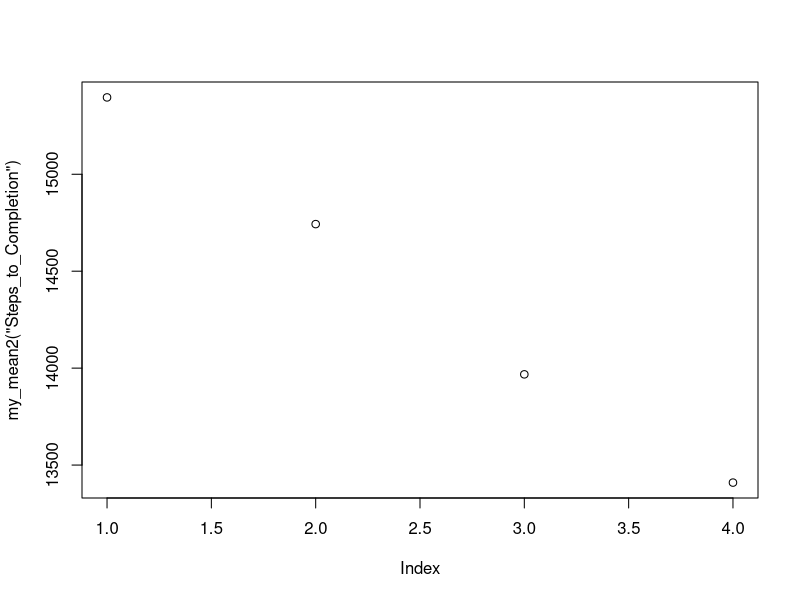
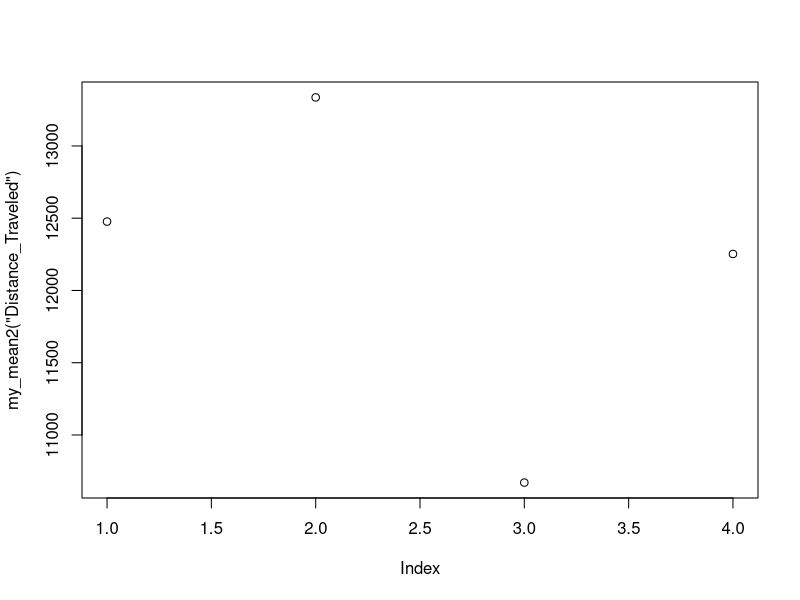
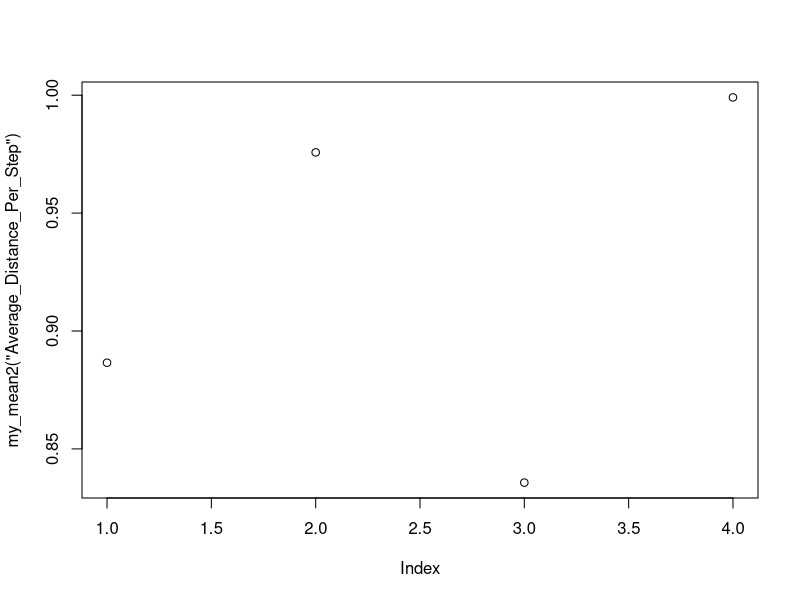
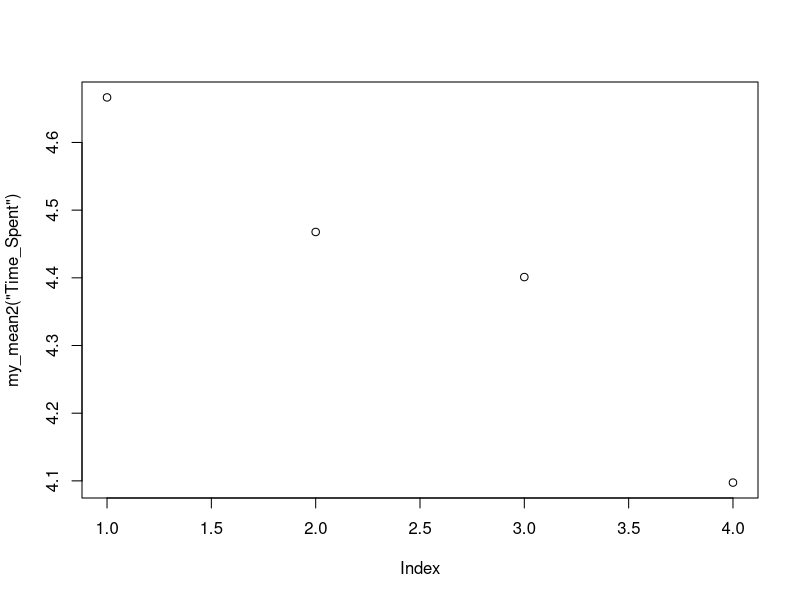
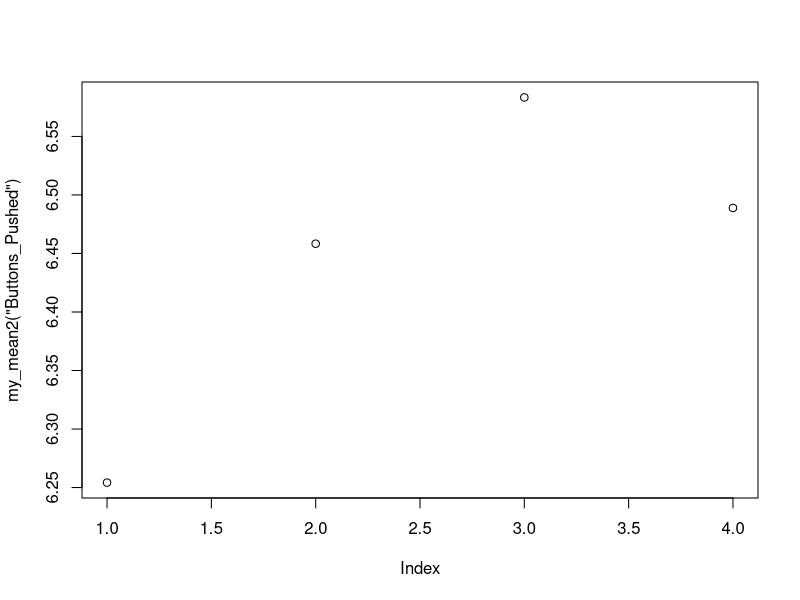
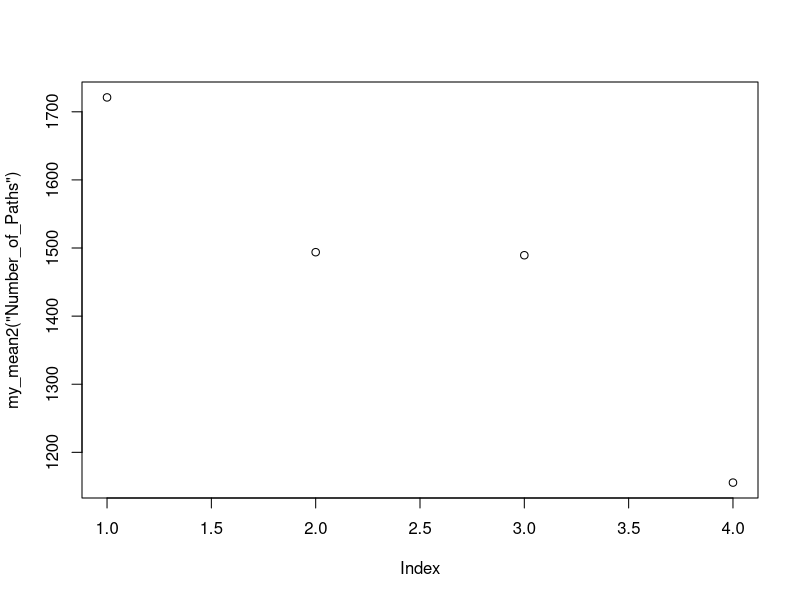
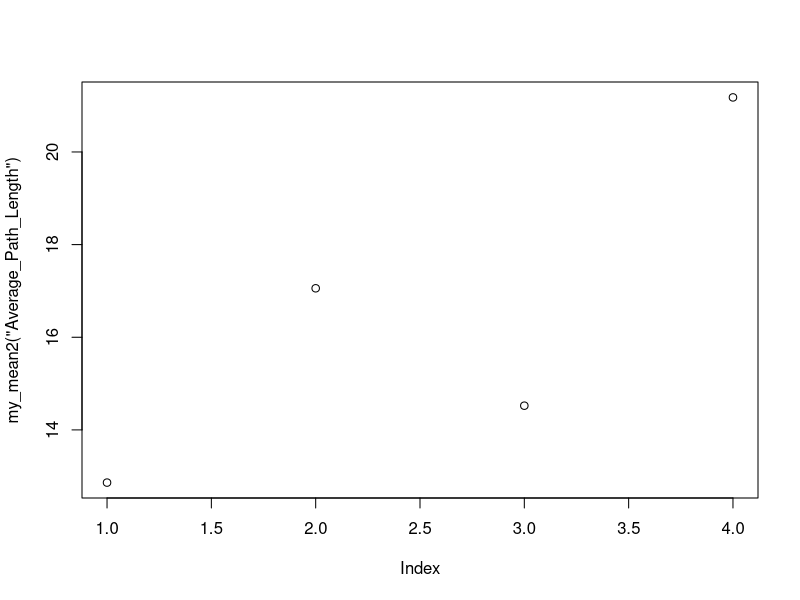
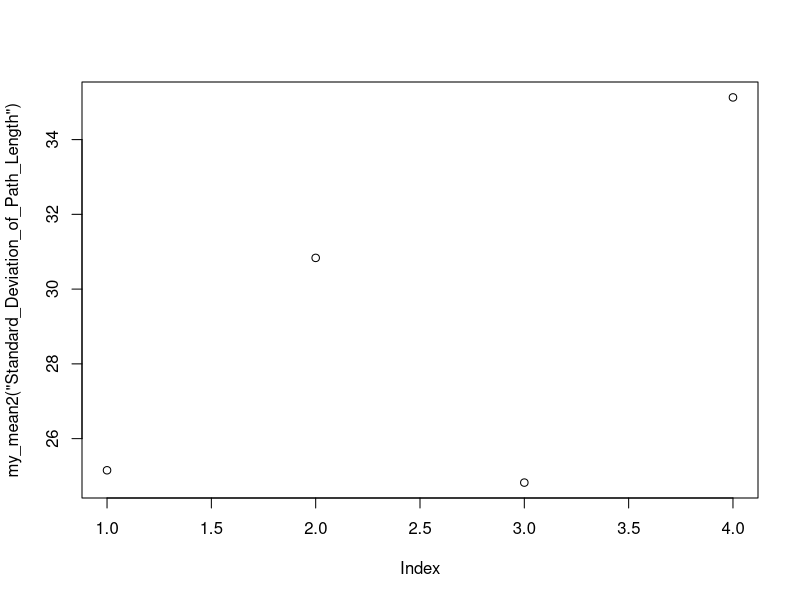

These charts were generated, in order, by the following R code:
#4/18/2018
#Scripts for plotting problem game data

#Set directory of data file
setwd("/Volumes/Garfield/cogsci.us/")

#Import data file
game_data <- read.csv("AprilSpikes_percents2.csv")

#Required library for plotting
library(ggplot2)

#A function for finding the mean values in each condition, and returing it as a single list
my_mean2 <- function(dv){
  return (c(mean(game_data[which (game_data$Clear_Completion == 1 & game_data$Clear_Progress == 1),][[dv]]),
           mean(game_data[which (game_data$Clear_Completion == 0 & game_data$Clear_Progress == 1),][[dv]]),
           mean(game_data[which (game_data$Clear_Completion == 1 & game_data$Clear_Progress == 0),][[dv]]),
           mean(game_data[which (game_data$Clear_Completion == 0 & game_data$Clear_Progress == 0),][[dv]])))
}

#A function for finding the mean values in each condition, and listing them separately
my_mean <- function(dv){
  print("Clear Progress & Clear Completion")
  print(eval(parse(text=paste("mean(game_data[which (game_data$Clear_Completion == 1 & game_data$Clear_Progress == 1),]$",dv,")"))))
  print("Clear Progress & Unclear Completion")
  print(eval(parse(text=paste("mean(game_data[which (game_data$Clear_Completion == 0 & game_data$Clear_Progress == 1),]$",dv,")"))))
  print("Unclear Progress & Clear Completion")
  print(eval(parse(text=paste("mean(game_data[which (game_data$Clear_Completion == 1 & game_data$Clear_Progress == 0),]$",dv,")"))))
  print("Unclear Progress & Unclear Completion")
  print(eval(parse(text=paste("mean(game_data[which (game_data$Clear_Completion == 0 & game_data$Clear_Progress == 0),]$",dv,")"))))
}

#Plot the means of each condition so that they can be visually compared
plot(my_mean2("Steps_to_Completion"))
plot(my_mean2("Distance_Traveled"))
plot(my_mean2("Average_Distance_Per_Step"))
plot(my_mean2("Time_Spent"))
plot(my_mean2("Buttons_Pushed"))
plot(my_mean2("Number_of_Paths"))
plot(my_mean2("Average_Path_Length"))
plot(my_mean2("Standard_Deviation_of_Path_Length"))
plot(my_mean2("percent_on_buttons"))
plot(my_mean2("average_button_visits"))
plot(my_mean2("percent_visited"))
plot(my_mean2("backtrack_std"))
plot(my_mean2("average_visit"))
plot(my_mean2("average_per_visited"))
plot(my_mean2("backtrack_ratio"))

#Function from the web for making bar plots with error bars....
data_summary2 <- function(data, varname, groupnames){
  require(plyr)
  summary_func <- function(x, col){
    c(mean = mean(x[[col]], na.rm=TRUE),
      sd = sd(x[[col]], na.rm=TRUE))
  }
  data_sum<-ddply(data, groupnames, .fun=summary_func,
                  varname)
  data_sum <- rename(data_sum, c("mean" = varname))
  return(data_sum)
}

#
# My function for making bar plots that show each condition.
# This may be inelegant, but it is a functional workaround to an
# issue with R and variable references. It's basically constructing
# a string of the proper command, and executing it. The end result
# is a function that needs only the name of the data set, and a string
# for the column to select.
#
# Also, the data has to be identified as "factors" to work properly (see below)
#
# Currently, the code uses Clear_Completion for the X axis.
# If you want to change this, replace this text:
#       aes(x = Clear_Completion, y = ", dv, ", fill = Clear_Progress)
# with
#       aes(x = Clear_Progress, y = ", dv, ", fill = Clear_Completion)
#
my_barplot2 <- function(data,dv){
  pt <- data_summary2(data, varname=dv, groupnames= c("Clear_Progress", "Clear_Completion"))
  print(pt)
  p <-
    eval(parse(text=paste("ggplot(pt, aes(x = Clear_Completion, y = ", dv, ", fill = Clear_Progress)) +
                          geom_bar(stat = \"identity\",
                          color = \"black\",
                          position = position_dodge()) +
                          geom_errorbar(
                          aes(ymin = ", dv, " - (qt(0.975,df=length(game_data$percent_on_buttons)-1)*sd/sqrt(length(game_data$percent_on_buttons))), ymax = ", dv,  "+ (qt(0.975,df=length(game_data$percent_on_buttons)-1)*sd/sqrt(length(game_data$percent_on_buttons)))),
                          width = .2,
                          position = position_dodge(.9)
                          )")))
  return(p)
}

#Set the data to be identified as "factors"
game_data$Clear_Completion <- as.factor(game_data$Clear_Completion)
game_data$Clear_Progress <- as.factor(game_data$Clear_Progress)

#Make the plots
my_barplot2(game_data, "Buttons_Pushed")
my_barplot2(game_data, "percent_visited")
my_barplot2(game_data, "Blue_Visits")
my_barplot2(game_data, "Number_of_Paths")
my_barplot2(game_data, "Steps_to_Completion")
my_barplot2(game_data, "Distance_Traveled")
my_barplot2(game_data, "Time_Spent")
my_barplot2(game_data, "Standard_Deviation_of_Path_Length")
my_barplot2(game_data, "percent_on_buttons")
my_barplot2(game_data, "average_button_visits")
my_barplot2(game_data, "backtrack_std")
my_barplot2(game_data, "Spikes1")
my_barplot2(game_data, "Spikes2")
#etc...
